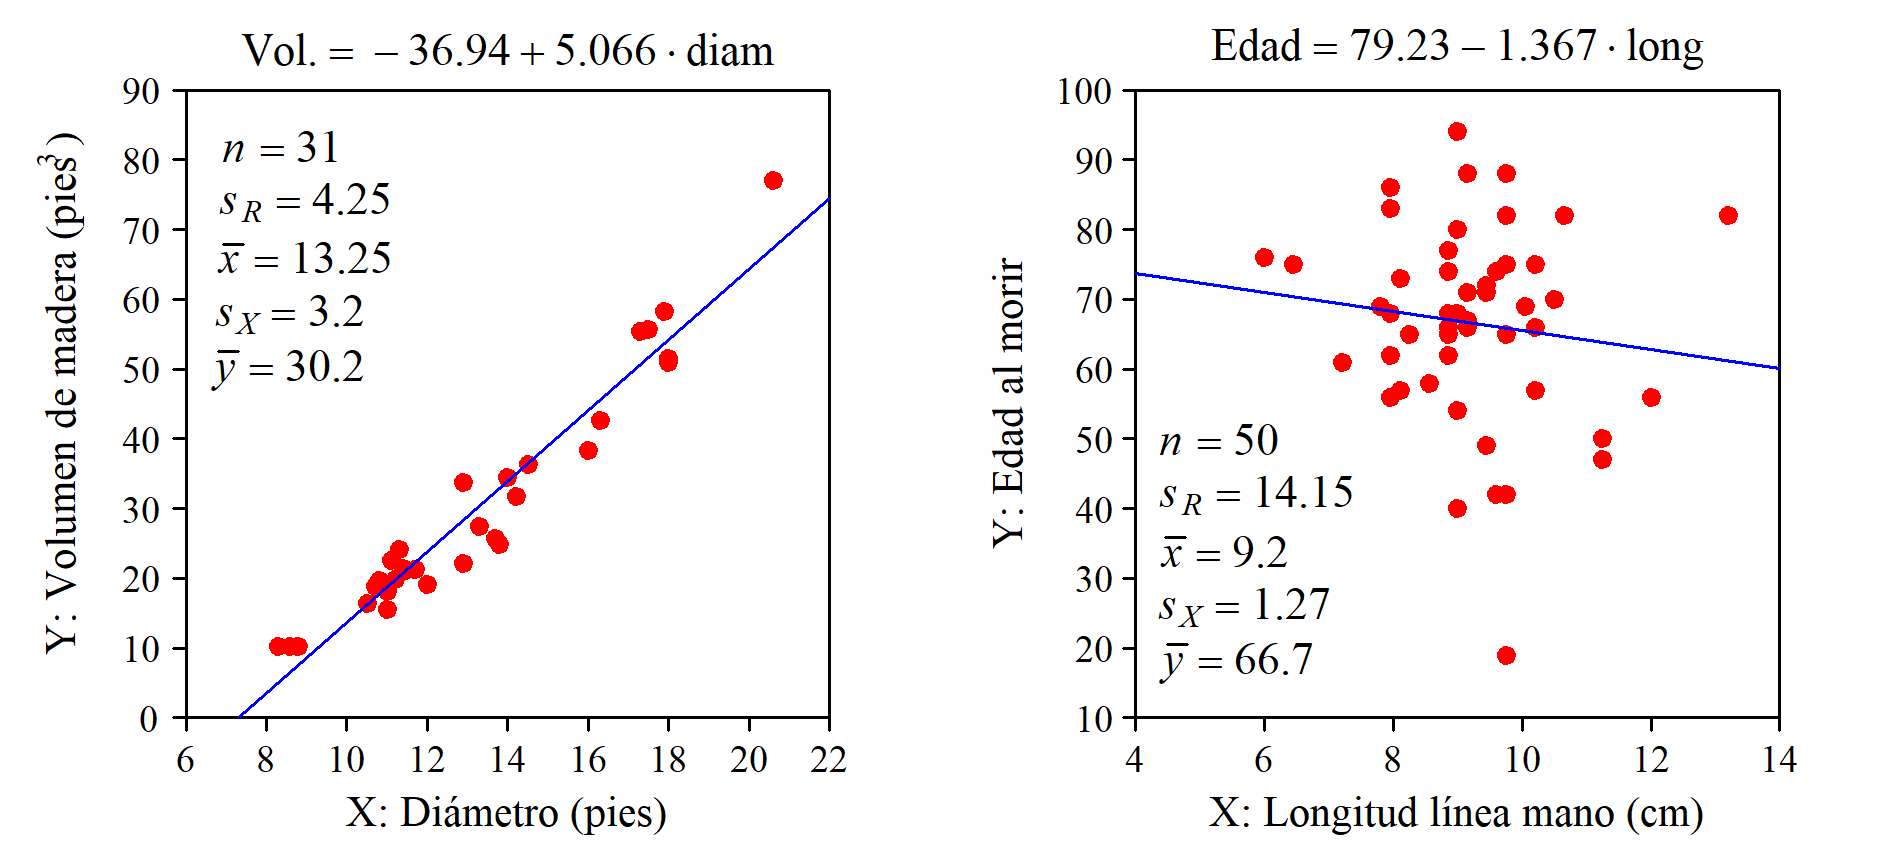

Here is the R script that generated this plot:
library(latex2exp)

dataArbol <- read.csv2("datosArboles.csv")
dataMano <-  read.csv2("lineaMano.csv")

xArbol = as.numeric(dataArbol$Girth.in.)
yArbol = as.numeric(dataArbol$Vol.ft3.)
xMano = as.numeric(dataMano$Long_linea_mano)
yMano = as.numeric(dataMano$Edad_al_morir)

png(file="200_ArbolManoModelos.png",width=1900, height=850, res = 300)

t= 0.75
par(mfrow = c(1, 2), mar = c(2.2, 3.1, 1.5, 2), family = "serif")
plot(xArbol, yArbol, xlim = c(6, 22), ylim = c(0, 90), xlab="", ylab="", pch = 19, col = "red", 
     cex = t, xaxt = "n", yaxt = "n", xaxs="i", yaxs="i")

axis(side=1, padj=-2, tck=-0.02, at=seq(6, 22, 2), cex.axis = t)
axis(side=2, hadj=0.1, tck=-0.02, at=seq(10, 90, 10), cex.axis = t, las = 1)
axis(side=2, hadj=-0.7, tck=-0.02, at = 0, cex.axis = t, las = 1)

mtext('X: Diámetro (pies)', side=1, line=1, cex=t+0.1, las=1, family = "serif")
mtext(expression("Y: Volumen de madera (pies" ^ "3", "                                                )"), 
      side=2, line=1.5, cex=t+0.1, las=0, family = "serif")
text(14, 96, TeX("$ Vol. = -36.94 + 5.066 \\cdot diam$"), cex = t+0.15, xpd = NA)

text(8.4, 82, TeX("$ italic(n) = 31$"), cex = t+0.15, xpd = NA)
text(9, 74, TeX("$ italic(s_R) = 4.25$"), cex = t+0.15, xpd = NA)
text(9, 66, TeX("$ italic(\\bar{x}) = 13.25$"), cex = t+0.15, xpd = NA)
text(8.6, 58, TeX("$ italic(s_X) = 3.2$"), cex = t+0.15, xpd = NA)
text(8.6, 50, TeX("$ italic(\\bar{y}) = 30.2$"), cex = t+0.15, xpd = NA)

abline(lm(yArbol~xArbol), col = "blue")
#####################

par(mar = c(2.2, 3.1, 1.5, 2))
plot(xMano, yMano, xlim = c(4, 14), ylim = c(10, 100), xlab="", ylab="", pch = 19, col = "red", 
     cex = t, xaxt = "n", yaxt = "n", xaxs="i", yaxs="i")

axis(side=1, padj=-2, tck=-0.02, at=seq(4, 14, 2), cex.axis = t)
axis(side=2, hadj=-0, tck=-0.02, at=seq(10, 90, 10), cex.axis = t, las = 1)
axis(side=2, hadj=0.35, tck=-0.02, at=100, cex.axis = t, las = 1)

mtext('X: Longitud línea mano (cm)', side=1, line=1, cex=t+0.1, las=1, family = "serif")
mtext('Y: Edad al morir', side=2, line=1.7, cex=t+0.1, las=0, family = "serif")
text(9, 106, TeX("$ Edad = 79.23 - 1.367 \\cdot long$"), cex = t+0.15, xpd = NA)

text(5.3, 50, TeX("$ italic(n) = 50$"), cex = t+0.15, xpd = NA)
text(5.9, 42, TeX("$ italic(s_R) = 14.15$"), cex = t+0.15, xpd = NA)
text(5.4, 34, TeX("$ italic(\\bar{x}) = 9.2$"), cex = t+0.15, xpd = NA)
text(5.7, 26, TeX("$ italic(s_X) = 1.27$"), cex = t+0.15, xpd = NA)
text(5.6, 18, TeX("$ italic(\\bar{y}) = 66.7$"), cex = t+0.15, xpd = NA)

abline(lm(yMano~xMano), col = "blue")


dev.off()
